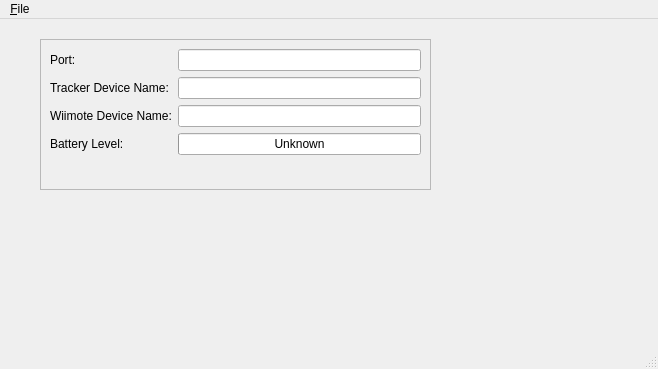
<?xml version="1.0" encoding="UTF-8"?>
<ui version="4.0">
 <class>MainWindow</class>
 <widget class="QMainWindow" name="MainWindow">
  <property name="geometry">
   <rect>
    <x>0</x>
    <y>0</y>
    <width>658</width>
    <height>369</height>
   </rect>
  </property>
  <property name="windowTitle">
   <string>MainWindow</string>
  </property>
  <widget class="QWidget" name="centralwidget">
   <widget class="QFrame" name="frame">
    <property name="geometry">
     <rect>
      <x>40</x>
      <y>20</y>
      <width>391</width>
      <height>151</height>
     </rect>
    </property>
    <property name="frameShape">
     <enum>QFrame::StyledPanel</enum>
    </property>
    <property name="frameShadow">
     <enum>QFrame::Raised</enum>
    </property>
    <layout class="QFormLayout" name="formLayout">
     <item row="0" column="0">
      <widget class="QLabel" name="label_4">
       <property name="text">
        <string>Port:</string>
       </property>
       <property name="buddy">
        <cstring>wiimoteDeviceName</cstring>
       </property>
      </widget>
     </item>
     <item row="0" column="1">
      <widget class="QLineEdit" name="port"/>
     </item>
     <item row="1" column="0">
      <widget class="QLabel" name="label_3">
       <property name="text">
        <string>Tracker Device Name:</string>
       </property>
       <property name="buddy">
        <cstring>trackerDeviceName</cstring>
       </property>
      </widget>
     </item>
     <item row="1" column="1">
      <widget class="QLineEdit" name="trackerDeviceName"/>
     </item>
     <item row="2" column="0">
      <widget class="QLabel" name="label_2">
       <property name="text">
        <string>Wiimote Device Name:</string>
       </property>
       <property name="buddy">
        <cstring>wiimoteDeviceName</cstring>
       </property>
      </widget>
     </item>
     <item row="2" column="1">
      <widget class="QLineEdit" name="wiimoteDeviceName"/>
     </item>
     <item row="3" column="0">
      <widget class="QLabel" name="label">
       <property name="text">
        <string>Battery Level:</string>
       </property>
      </widget>
     </item>
     <item row="3" column="1">
      <widget class="QProgressBar" name="batteryBar">
       <property name="maximum">
        <number>100</number>
       </property>
       <property name="value">
        <number>0</number>
       </property>
       <property name="format">
        <string>Unknown</string>
       </property>
      </widget>
     </item>
    </layout>
   </widget>
  </widget>
  <widget class="QMenuBar" name="menubar">
   <property name="geometry">
    <rect>
     <x>0</x>
     <y>0</y>
     <width>658</width>
     <height>23</height>
    </rect>
   </property>
   <widget class="QMenu" name="menu_File">
    <property name="title">
     <string>&amp;File</string>
    </property>
    <addaction name="actionRestart"/>
    <addaction name="actionPreferences"/>
    <addaction name="separator"/>
    <addaction name="action_Quit"/>
   </widget>
   <addaction name="menu_File"/>
  </widget>
  <widget class="QStatusBar" name="statusbar"/>
  <action name="actionRestart">
   <property name="text">
    <string>Restart</string>
   </property>
  </action>
  <action name="actionPreferences">
   <property name="text">
    <string>Preferences</string>
   </property>
  </action>
  <action name="action_Quit">
   <property name="text">
    <string>&amp;Quit</string>
   </property>
  </action>
 </widget>
 <resources/>
 <connections/>
</ui>
